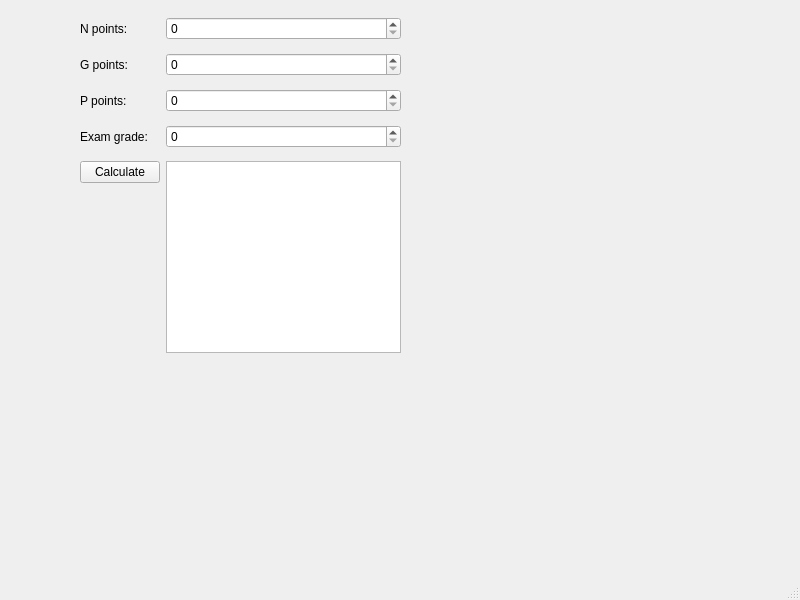
<?xml version="1.0" encoding="UTF-8"?>
<ui version="4.0">
 <class>MainWindow</class>
 <widget class="QMainWindow" name="MainWindow">
  <property name="geometry">
   <rect>
    <x>0</x>
    <y>0</y>
    <width>800</width>
    <height>600</height>
   </rect>
  </property>
  <property name="windowTitle">
   <string>MainWindow</string>
  </property>
  <widget class="QWidget" name="centralwidget">
   <widget class="QWidget" name="formLayoutWidget">
    <property name="geometry">
     <rect>
      <x>80</x>
      <y>10</y>
      <width>321</width>
      <height>351</height>
     </rect>
    </property>
    <layout class="QFormLayout" name="formLayout">
     <item row="0" column="0">
      <widget class="QLabel" name="Npoints">
       <property name="text">
        <string>N points:</string>
       </property>
      </widget>
     </item>
     <item row="1" column="0">
      <widget class="QLabel" name="Gpoints">
       <property name="text">
        <string>G points:</string>
       </property>
      </widget>
     </item>
     <item row="2" column="0">
      <widget class="QLabel" name="Ppoints">
       <property name="text">
        <string>P points:</string>
       </property>
      </widget>
     </item>
     <item row="3" column="0">
      <widget class="QLabel" name="Epoints">
       <property name="text">
        <string>Exam grade:</string>
       </property>
      </widget>
     </item>
     <item row="4" column="0">
      <widget class="QPushButton" name="calculatePushButton">
       <property name="text">
        <string>Calculate</string>
       </property>
      </widget>
     </item>
     <item row="0" column="1">
      <widget class="QSpinBox" name="spinBoxN">
       <property name="maximum">
        <number>760</number>
       </property>
      </widget>
     </item>
     <item row="1" column="1">
      <widget class="QSpinBox" name="spinBoxG">
       <property name="maximum">
        <number>120</number>
       </property>
      </widget>
     </item>
     <item row="2" column="1">
      <widget class="QSpinBox" name="spinBoxP">
       <property name="maximum">
        <number>250</number>
       </property>
      </widget>
     </item>
     <item row="3" column="1">
      <widget class="QSpinBox" name="spinBoxE">
       <property name="maximum">
        <number>5</number>
       </property>
      </widget>
     </item>
     <item row="4" column="1">
      <widget class="QTextBrowser" name="textBrowser"/>
     </item>
    </layout>
   </widget>
  </widget>
  <widget class="QMenuBar" name="menubar">
   <property name="geometry">
    <rect>
     <x>0</x>
     <y>0</y>
     <width>800</width>
     <height>17</height>
    </rect>
   </property>
  </widget>
  <widget class="QStatusBar" name="statusbar"/>
 </widget>
 <resources/>
 <connections>
  <connection>
   <sender>calculatePushButton</sender>
   <signal>clicked()</signal>
   <receiver>textBrowser</receiver>
   <slot>show()</slot>
   <hints>
    <hint type="sourcelabel">
     <x>230</x>
     <y>289</y>
    </hint>
    <hint type="destinationlabel">
     <x>392</x>
     <y>373</y>
    </hint>
   </hints>
  </connection>
  <connection>
   <sender>spinBoxE</sender>
   <signal>valueChanged(int)</signal>
   <receiver>MainWindow</receiver>
   <slot>show()</slot>
   <hints>
    <hint type="sourcelabel">
     <x>392</x>
     <y>255</y>
    </hint>
    <hint type="destinationlabel">
     <x>399</x>
     <y>299</y>
    </hint>
   </hints>
  </connection>
  <connection>
   <sender>spinBoxN</sender>
   <signal>valueChanged(int)</signal>
   <receiver>MainWindow</receiver>
   <slot>show()</slot>
   <hints>
    <hint type="sourcelabel">
     <x>392</x>
     <y>150</y>
    </hint>
    <hint type="destinationlabel">
     <x>399</x>
     <y>299</y>
    </hint>
   </hints>
  </connection>
  <connection>
   <sender>spinBoxG</sender>
   <signal>valueChanged(int)</signal>
   <receiver>MainWindow</receiver>
   <slot>show()</slot>
   <hints>
    <hint type="sourcelabel">
     <x>392</x>
     <y>185</y>
    </hint>
    <hint type="destinationlabel">
     <x>399</x>
     <y>299</y>
    </hint>
   </hints>
  </connection>
  <connection>
   <sender>spinBoxP</sender>
   <signal>valueChanged(int)</signal>
   <receiver>MainWindow</receiver>
   <slot>show()</slot>
   <hints>
    <hint type="sourcelabel">
     <x>282</x>
     <y>115</y>
    </hint>
    <hint type="destinationlabel">
     <x>399</x>
     <y>299</y>
    </hint>
   </hints>
  </connection>
 </connections>
</ui>
